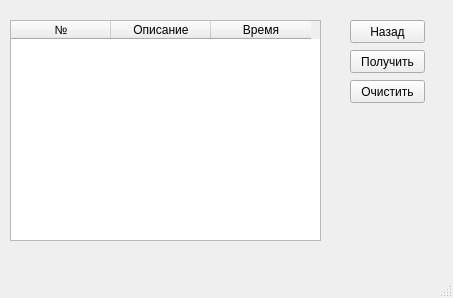
<?xml version="1.0" encoding="UTF-8"?>
<ui version="4.0">
 <class>MainWindow</class>
 <widget class="QMainWindow" name="MainWindow">
  <property name="geometry">
   <rect>
    <x>0</x>
    <y>0</y>
    <width>453</width>
    <height>298</height>
   </rect>
  </property>
  <property name="windowTitle">
   <string>MainWindow</string>
  </property>
  <widget class="QWidget" name="centralwidget">
   <widget class="QTableWidget" name="tableWidget">
    <property name="geometry">
     <rect>
      <x>10</x>
      <y>20</y>
      <width>311</width>
      <height>221</height>
     </rect>
    </property>
    <column>
     <property name="text">
      <string>№</string>
     </property>
    </column>
    <column>
     <property name="text">
      <string>Описание</string>
     </property>
    </column>
    <column>
     <property name="text">
      <string>Время</string>
     </property>
    </column>
   </widget>
   <widget class="QPushButton" name="btn_back">
    <property name="geometry">
     <rect>
      <x>350</x>
      <y>20</y>
      <width>75</width>
      <height>23</height>
     </rect>
    </property>
    <property name="text">
     <string>Назад</string>
    </property>
   </widget>
   <widget class="QPushButton" name="btn_take">
    <property name="geometry">
     <rect>
      <x>350</x>
      <y>50</y>
      <width>75</width>
      <height>23</height>
     </rect>
    </property>
    <property name="text">
     <string>Получить</string>
    </property>
   </widget>
   <widget class="QPushButton" name="btn_clear">
    <property name="geometry">
     <rect>
      <x>350</x>
      <y>80</y>
      <width>75</width>
      <height>23</height>
     </rect>
    </property>
    <property name="text">
     <string>Очистить</string>
    </property>
   </widget>
  </widget>
  <widget class="QMenuBar" name="menubar">
   <property name="geometry">
    <rect>
     <x>0</x>
     <y>0</y>
     <width>453</width>
     <height>21</height>
    </rect>
   </property>
  </widget>
  <widget class="QStatusBar" name="statusbar"/>
 </widget>
 <resources/>
 <connections/>
</ui>
